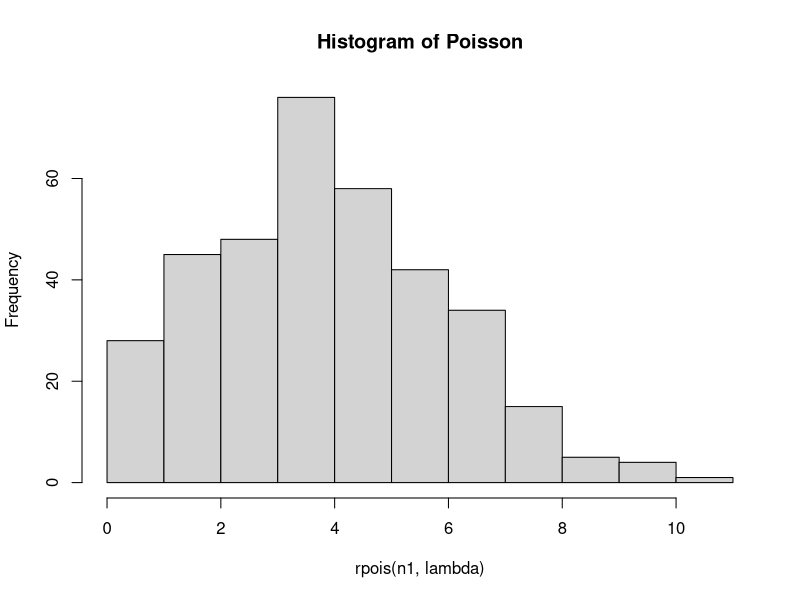

Generate this figure with R:
# Nama : Benedictus Bimo C W
# NRP : 5025201097
# Kelas : Probstat F

#3  A
lambda = 4.5
n = 6

p = dpois(n, lambda)
p

#3  B
n1 = 356
hist(rpois(n1, lambda), main = "Histogram of Poisson")

#3  C

#3  D
rataRata = var = lambda
rataRata
var